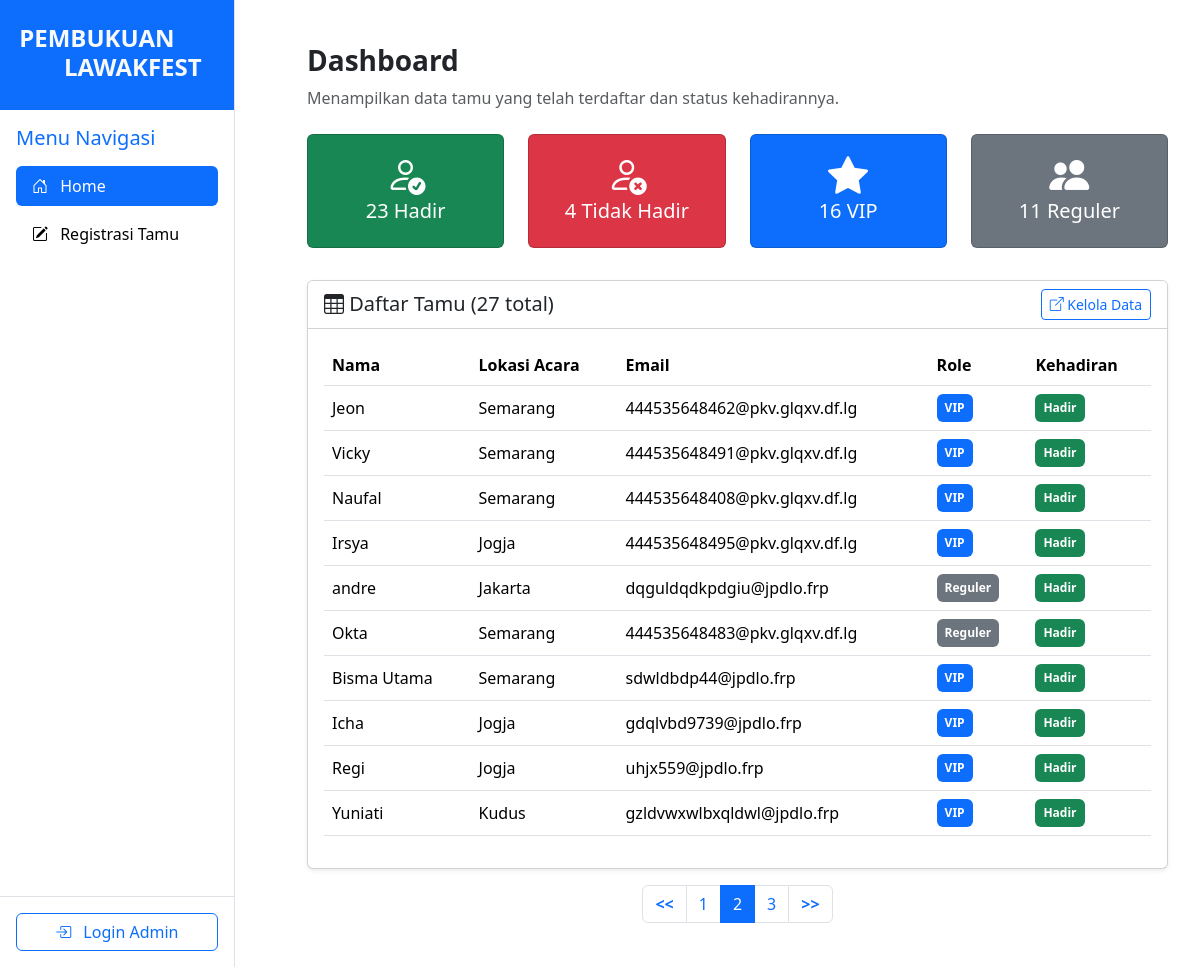
Screenshot of /?page=2 with the database file from the repository.
### tables this page shows
CREATE TABLE `tamu` (
  `id` int(11) NOT NULL,
  `id_tamu` varchar(50) DEFAULT NULL,
  `nama` varchar(100) NOT NULL,
  `lokasi_acara` varchar(255) DEFAULT NULL,
  `email` varchar(100) DEFAULT NULL,
  `role` enum('Reguler','VIP') DEFAULT 'Reguler',
  `kehadiran` varchar(20) DEFAULT 'Tidak Hadir'
);

### src/lib/cipher.php (called while the page is built, shortened)
<?php
function encryptCaesar($text, $shift) {
    $result = "";
    $text = strtolower($text);
    for ($i = 0; $i < strlen($text); $i++) {
        $char = $text[$i];
        if (ctype_alpha($char)) {
            $shifted = ord($char) + $shift;
            if ($shifted > ord('z')) {
                $shifted -= 26;
            }
            $result .= chr($shifted);
        } elseif (ctype_digit($char)) {
            $shifted = ord($char) + $shift;
            if ($shifted > ord('9')) {
                $shifted -= 10;
            }
            $result .= chr($shifted);
        } else {
            $result .= $char;
        }
    }
    return $result;
}

### src/views/view_tabel.php (the view)
<div class="container my-4">
  <div class="mb-4">
    <h3 class="fw-bold">Dashboard</h3>
    <p class="text-muted">Menampilkan data tamu yang telah terdaftar dan status kehadirannya.</p>
  </div>
  <div class="row mb-4 text-center">
    <div class="col-md-3 mb-2">
      <div class="card card-stat bg-success text-white">
        <div class="card-body">
          <i class="bi bi-person-check display-6"></i>
          <h5><?= $total_hadir ?> Hadir</h5>
        </div>
      </div>
    </div>
    <div class="col-md-3 mb-2">
      <div class="card card-stat bg-danger text-white">
        <div class="card-body">
          <i class="bi bi-person-x display-6"></i>
          <h5><?= $total_tidak ?> Tidak Hadir</h5>
        </div>
      </div>
    </div>
    <div class="col-md-3 mb-2">
      <div class="card card-stat bg-primary text-white">
        <div class="card-body">
          <i class="bi bi-star-fill display-6"></i>
          <h5><?= $total_vip ?> VIP</h5>
        </div>
      </div>
    </div>
    <div class="col-md-3 mb-2">
      <div class="card card-stat bg-secondary text-white">
        <div class="card-body">
          <i class="bi bi-people-fill display-6"></i>
          <h5><?= $total_reg ?> Reguler</h5>
        </div>
      </div>
    </div>
  </div>
  <div class="card shadow-sm">
    <div class="card-header bg-white d-flex justify-content-between align-items-center">
      <h5 class="mb-0"><i class="bi bi-table"></i> Daftar Tamu (<?= $total_data ?> total)</h5>
      <a href="export_import.php" class="btn btn-outline-primary btn-sm">
        <i class="bi bi-box-arrow-up-right"></i> Kelola Data
      </a>
    </div>
    <div class="card-body table-responsive">
      <table class="table table-hover align-middle">
        <thead>
          <tr>
            <th>Nama</th>
            <th>Lokasi Acara</th>
            <th>Email</th>
            <th>Role</th>
            <th>Kehadiran</th>
          </tr>
        </thead>
        <tbody>
          <?php if (mysqli_num_rows($result) > 0): ?>
            <?php while ($row = mysqli_fetch_assoc($result)): ?>
              <tr>
                <td><?= htmlspecialchars($row['nama']) ?></td>
                <td><?= htmlspecialchars($row['lokasi_acara']) ?></td>
                <td><?= htmlspecialchars(encryptCaesar($row['email'], 3)) ?></td>
                <td>
                  <span class="badge p-2 bg-<?= $row['role']=='VIP'?'primary':'secondary' ?>">
                    <?= $row['role'] ?>
                  </span>
                </td>
                <td>
                  <?php if ($row['kehadiran'] == 'Hadir'): ?>
                    <span class="badge bg-success p-2">Hadir</span>
                  <?php else: ?>
                    <span class="badge bg-danger p-2">Tidak Hadir</span>
                  <?php endif; ?>
                </td>
              </tr>
            <?php endwhile; ?>
          <?php else: ?>
            <tr><td colspan="6" class="text-center text-muted">Tidak ada data tamu.</td></tr>
          <?php endif; ?>
        </tbody>
      </table>
    </div>
  </div>
  <nav class="mt-3">
    <ul class="pagination justify-content-center">
      <li class="page-item <?= ($page <= 1) ? 'disabled' : '' ?>">
        <a class="page-link" href="?page=<?= $page - 1 ?>"><b><<</b></a>
      </li>
      <?php for ($i = 1; $i <= $total_pages; $i++): ?>
        <li class="page-item <?= ($page == $i) ? 'active' : '' ?>">
          <a class="page-link" href="?page=<?= $i ?>"><?= $i ?></a>
        </li>
      <?php endfor; ?>
      <li class="page-item <?= ($page >= $total_pages) ? 'disabled' : '' ?>">
        <a class="page-link" href="?page=<?= $page + 1 ?>"><b>>></b></a>
      </li>
    </ul>
  </nav>
</div>

### public/assets/style.css (style rules this page uses)
body { font-family: "Segoe UI", sans-serif; }

### rows the page displays
tamu: nama "Jeon", lokasi_acara "Semarang", email "444535648462@pkv.glqxv.df.lg", role "VIP", kehadiran "Hadir"
tamu: nama "Vicky", lokasi_acara "Semarang", email "444535648491@pkv.glqxv.df.lg", role "VIP", kehadiran "Hadir"
tamu: nama "Naufal", lokasi_acara "Semarang", email "444535648408@pkv.glqxv.df.lg", role "VIP", kehadiran "Hadir"
tamu: nama "Irsya", lokasi_acara "Jogja", email "444535648495@pkv.glqxv.df.lg", role "VIP", kehadiran "Hadir"
tamu: nama "andre", lokasi_acara "Jakarta", email "dqguldqdkpdgiu@jpdlo.frp", role "Reguler", kehadiran "Hadir"
tamu: nama "Okta", lokasi_acara "Semarang", email "444535648483@pkv.glqxv.df.lg", role "Reguler", kehadiran "Hadir"
tamu: nama "Bisma Utama", lokasi_acara "Semarang", email "sdwldbdp44@jpdlo.frp", role "VIP", kehadiran "Hadir"
tamu: nama "Icha", lokasi_acara "Jogja", email "gdqlvbd9739@jpdlo.frp", role "VIP", kehadiran "Hadir"
tamu: nama "Regi", lokasi_acara "Jogja", email "uhjx559@jpdlo.frp", role "VIP", kehadiran "Hadir"
tamu: nama "Yuniati", lokasi_acara "Kudus", email "gzldvwxwlbxqldwl@jpdlo.frp", role "VIP", kehadiran "Hadir"

### other values shown
$total_hadir "23"
$total_tidak "4"
$total_vip "16"
$total_reg "11"
$total_data "27"
